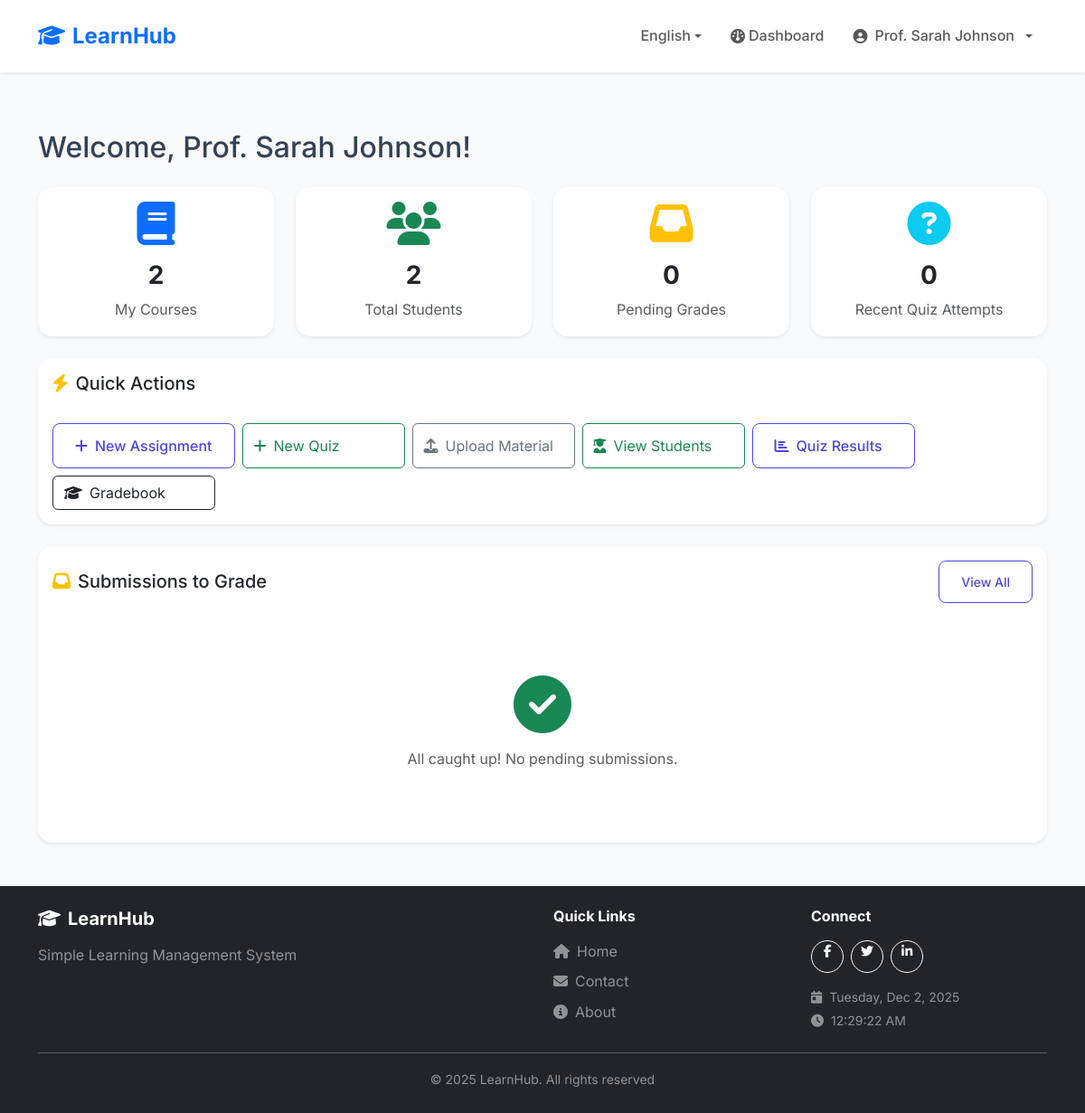
/teacher/ (signed in), run on an earlier commit of the app's database.
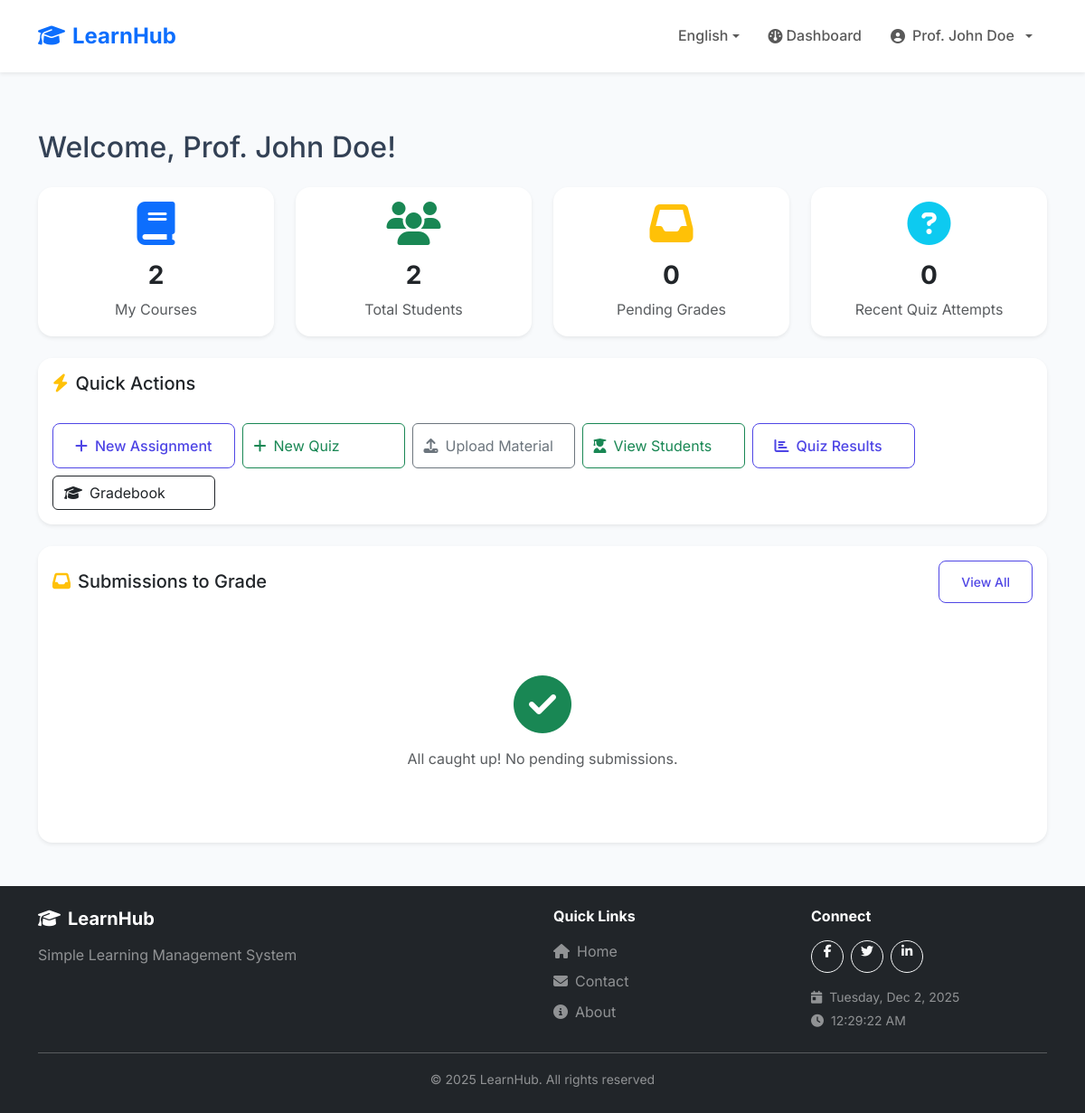
And on a later commit of the database.
### tables this page shows
CREATE TABLE users (
    id INT AUTO_INCREMENT PRIMARY KEY,
    username VARCHAR(50) UNIQUE NOT NULL,
    email VARCHAR(100) UNIQUE NOT NULL,
    password VARCHAR(255) NOT NULL,
    full_name VARCHAR(100) NOT NULL,
    role ENUM('student', 'teacher', 'admin') DEFAULT 'student',
    status ENUM('pending', 'approved', 'rejected', 'suspended') DEFAULT 'approved',
    student_id VARCHAR(20) NULL,
    profile_picture VARCHAR(255) NULL,
    phone VARCHAR(20) NULL,
    bio TEXT NULL,
    verification_token VARCHAR(100) NULL,
    verification_document VARCHAR(255) NULL,
    verified_at TIMESTAMP NULL,
    verified_by INT NULL,
    created_at TIMESTAMP DEFAULT CURRENT_TIMESTAMP,
    FOREIGN KEY (verified_by) REFERENCES users(id) ON DELETE SET NULL
);

### config/languages.php (called while the page is built, shortened)
<?php
$currentLanguage = $_SESSION['language'];
$translationFile = __DIR__ . '/../lang/' . $currentLanguage . '.php';
if (file_exists($translationFile)) {
    $translations = require $translationFile;
} else {
    $translations = require __DIR__ . '/../lang/en.php';
}
function __($key) {
    global $translations;
    return $translations[$key] ?? $key;
}
function getCurrentLanguage() {
    return $_SESSION['language'] ?? 'en';
}
function getLanguageDirection() {
    $rtlLanguages = ['ar'];
    return in_array(getCurrentLanguage(), $rtlLanguages) ? 'rtl' : 'ltr';
}

### config/helpers/auth.php (called while the page is built, shortened)
<?php
function isLoggedIn() {
    return isset($_SESSION['user_id']);
}
function getCurrentUser() {
    global $pdo;
    if ($pdo) {
        $stmt = $pdo->prepare("SELECT * FROM users WHERE id = ?");
        $stmt->execute([$_SESSION['user_id']]);
        return $stmt->fetch();
    }
    return [
        'id' => $_SESSION['user_id'] ?? null,
        'full_name' => $_SESSION['user_name'] ?? '',
        'role' => $_SESSION['user_role'] ?? ''
    ];
}
function hasRole($role) {
    return isset($_SESSION['user_role']) && $_SESSION['user_role'] === $role;
}
?>

### config/helpers/validation.php (called while the page is built, shortened)
<?php
function sanitize($input) {
    return htmlspecialchars(trim($input), ENT_QUOTES, 'UTF-8');
}
?>

### teacher/index.php (the view, shortened to what the changed rows need)
<?php
$user = getCurrentUser();
include '../includes/header.php';
?>
<div class="container my-5">
    <h2 class="mb-4"><?= __('welcome') ?>, <?= sanitize($user['full_name']) ?>!</h2>
    <div class="row g-4 mb-4">
        <div class="col-md-3">
        </div>
        <div class="col-md-3">
        </div>
        <div class="col-md-3">
        </div>
        <div class="col-md-3">
        </div>
    </div>
    <div class="card mb-4 border-0 shadow-sm">
        <div class="card-header bg-white border-0 py-3">
        </div>
        <div class="card-body">
        </div>
    </div>
    <div class="card border-0 shadow-sm">
        <div class="card-header bg-white border-0 py-3 d-flex justify-content-between align-items-center">
        </div>
        <div class="card-body">
        </div>
</div>
<?php include '../includes/footer.php'; ?>

### includes/header.php (shortened to what the changed rows need)
<?php
$currentUser = getCurrentUser();
?>
<!DOCTYPE html>
<html lang="<?= getCurrentLanguage() ?>" dir="<?= getLanguageDirection() ?>">
<head>
    <link href="https://cdn.jsdelivr.net/npm/bootstrap@5.3.2/dist/css/bootstrap.min.css" rel="stylesheet">
    <link rel="stylesheet" href="https://cdnjs.cloudflare.com/ajax/libs/font-awesome/6.4.2/css/all.min.css">
    <link rel="stylesheet" href="<?= SITE_URL ?>/assets/css/style.css?v=<?= time() ?>">
</head>
<body>
    <nav class="navbar navbar-expand-lg navbar-light bg-white shadow-sm sticky-top">
        <div class="container">
            <div class="collapse navbar-collapse" id="navbarNav">
                <ul class="navbar-nav <?= getLanguageDirection() === 'rtl' ? 'me-auto' : 'ms-auto' ?> align-items-center">
                    <?php if (isLoggedIn()): ?>
                        <?php if (hasRole('teacher') && !hasRole('admin')): ?>
                            <li class="nav-item">
                                <a class="nav-link" href="<?= SITE_URL ?>/teacher/index.php">
                                    <i class="fas fa-gauge <?= getLanguageDirection() === 'rtl' ? 'ms-1' : 'me-1' ?>"></i><?= __('dashboard') ?>
                                </a>
                            </li>
                        <?php endif; ?>
                        <li class="nav-item dropdown">
                            <a class="nav-link dropdown-toggle d-flex align-items-center gap-2" href="#" id="userDropdown" role="button" data-bs-toggle="dropdown">
                                <?php if (!empty($currentUser['profile_picture'])): ?>
                                    <img src="<?= SITE_URL ?>/uploads/<?= sanitize($currentUser['profile_picture']) ?>"
                                         class="rounded-circle"
                                         class="rounded-circle avatar-sm"
                                         alt="<?= sanitize($currentUser['full_name']) ?>">
                                <?php else: ?>
                                    <i class="fas fa-user-circle"></i>
                                <?php endif; ?>
                                <span><?= sanitize($currentUser['full_name']) ?></span>
                            </a>
                        </li>
                    <?php endif; ?>
                </ul>
            </div>
        </div>
    </nav>
    <main>

What changed in the data, as far as the page shows it:
changed users: full_name "Prof. Sarah Johnson" → "Prof. John Doe"
